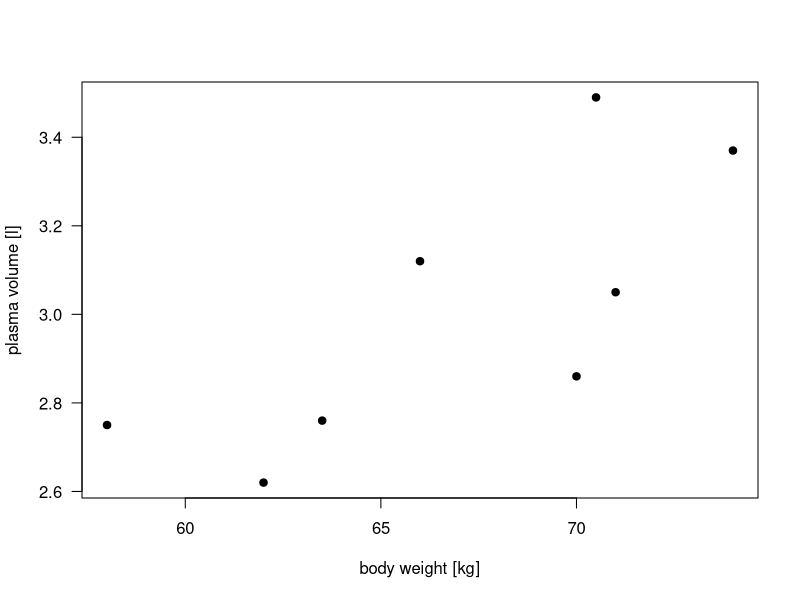
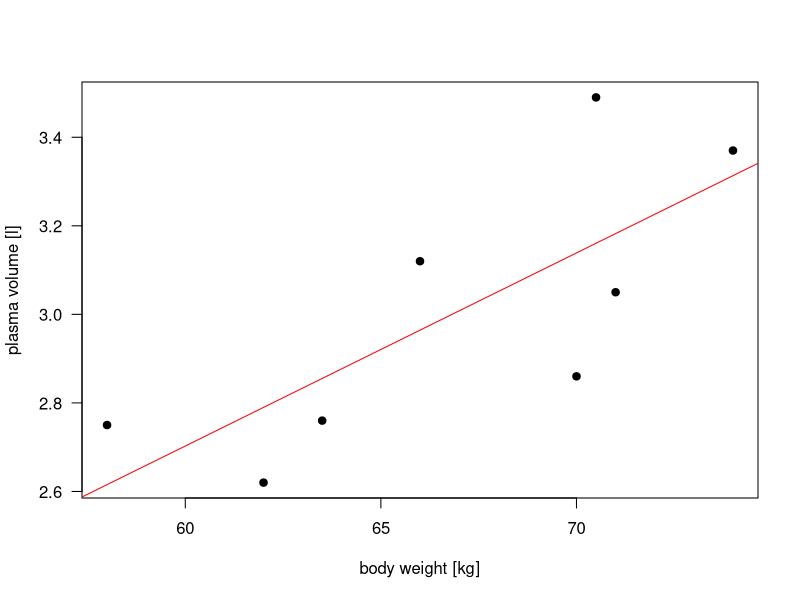
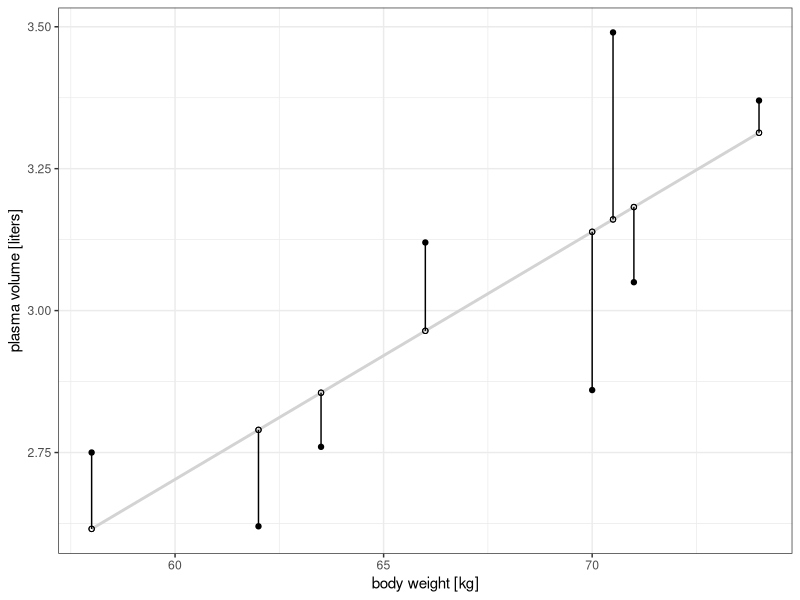

These charts were generated, in order, by the following R code:
## ---- chunk 1
knitr::opts_chunk$set(echo = TRUE)
knitr::opts_chunk$set(fig.path="session-regression-I-files/figures/")
knitr::opts_chunk$set(fig.pos = 'H')
knitr::opts_chunk$set(cache.path = "tmp")
knitr::opts_chunk$set(cache = TRUE)
## ---- chunk 2

weight <- c(58, 70, 74, 63.5, 62.0, 70.5, 71.0, 66.0) # body weight (kg)
plasma <- c(2.75, 2.86, 3.37, 2.76, 2.62, 3.49, 3.05, 3.12) # plasma volume (liters)
## ---- chunk 3

plot(weight, plasma, pch=19, las=1, xlab = "body weight [kg]", ylab="plasma volume [l]")
#abline(lm(plasma~weight), col="red") # regression line

## ---- chunk 4

plot(weight, plasma, pch=19, las=1, xlab = "body weight [kg]", ylab="plasma volume [l]")
abline(lm(plasma~weight), col="red") # regression line

## ---- chunk 5

data.reg <- data.frame(plasma=plasma, weight=weight)
fit.reg <- lm(plasma~weight, data=data.reg)
data.reg$predicted <- predict(fit.reg)
data.reg$residuals <- residuals((fit.reg))

library(ggplot2)
ggplot(data.reg, aes(x=data.reg$weight, data.reg$plasma)) + geom_point() + 
  geom_smooth(method = "lm", se = FALSE, color = "lightgrey") + 
  geom_segment(aes(xend = weight, yend = predicted)) + 
  geom_point(aes(y = predicted), shape = 1) +
  geom_point(aes(y = predicted), shape = 1) + 
  theme_bw() + xlab("body weight [kg]") + ylab("plasma volume [liters]")


## ---- chunk 6
weight <- c(58, 70, 74, 63.5, 62.0, 70.5, 71.0, 66.0) # body weight (kg)
plasma <- c(2.75, 2.86, 3.37, 2.76, 2.62, 3.49, 3.05, 3.12) # plasma volume (liters)
